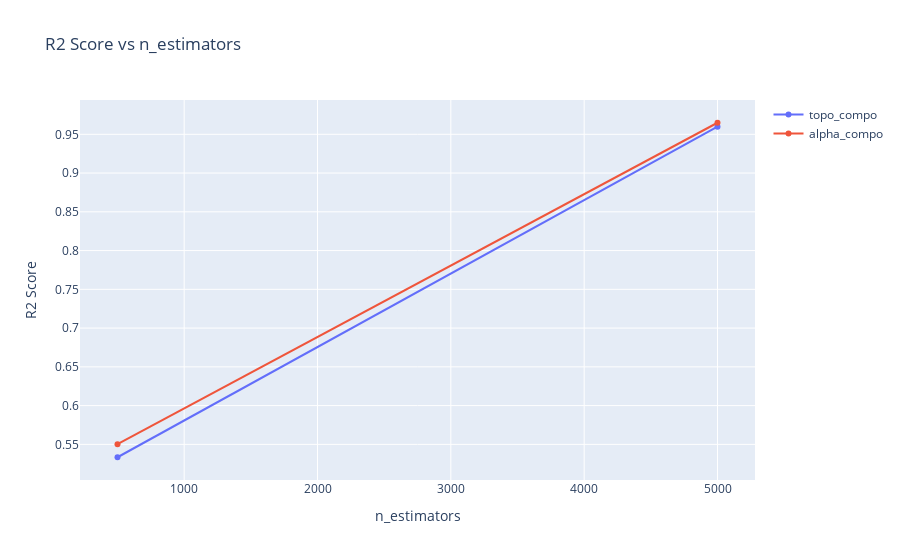

Notebook cell for this chart:
### Code cell
import plotly.graph_objects as go

fig = go.Figure()

fig.add_trace(go.Scatter(x=[500, 5000], y=[t500["r2"], t5000["r2"]], mode='lines+markers', name='topo_compo'))
fig.add_trace(go.Scatter(x=[500, 5000], y=[t500_a["r2"], t5000_a["r2"]], mode='lines+markers', name='alpha_compo'))
fig.update_layout(title='R2 Score vs n_estimators', xaxis_title='n_estimators', yaxis_title='R2 Score')

### Figure 1 — Plotly figure (JSON) as saved in the notebook; plotly's stock layout.template omitted (floating-point values rounded to 4 significant figures)
{"data": [{"mode": "lines+markers", "name": "topo_compo", "type": "scatter", "x": [500, 5000], "y": [0.5334, 0.9598]}, {"mode": "lines+markers", "name": "alpha_compo", "type": "scatter", "x": [500, 5000], "y": [0.5502, 0.9649]}], "layout": {"title": {"text": "R2 Score vs n_estimators"}, "xaxis": {"title": {"text": "n_estimators"}}, "yaxis": {"title": {"text": "R2 Score"}}}}
